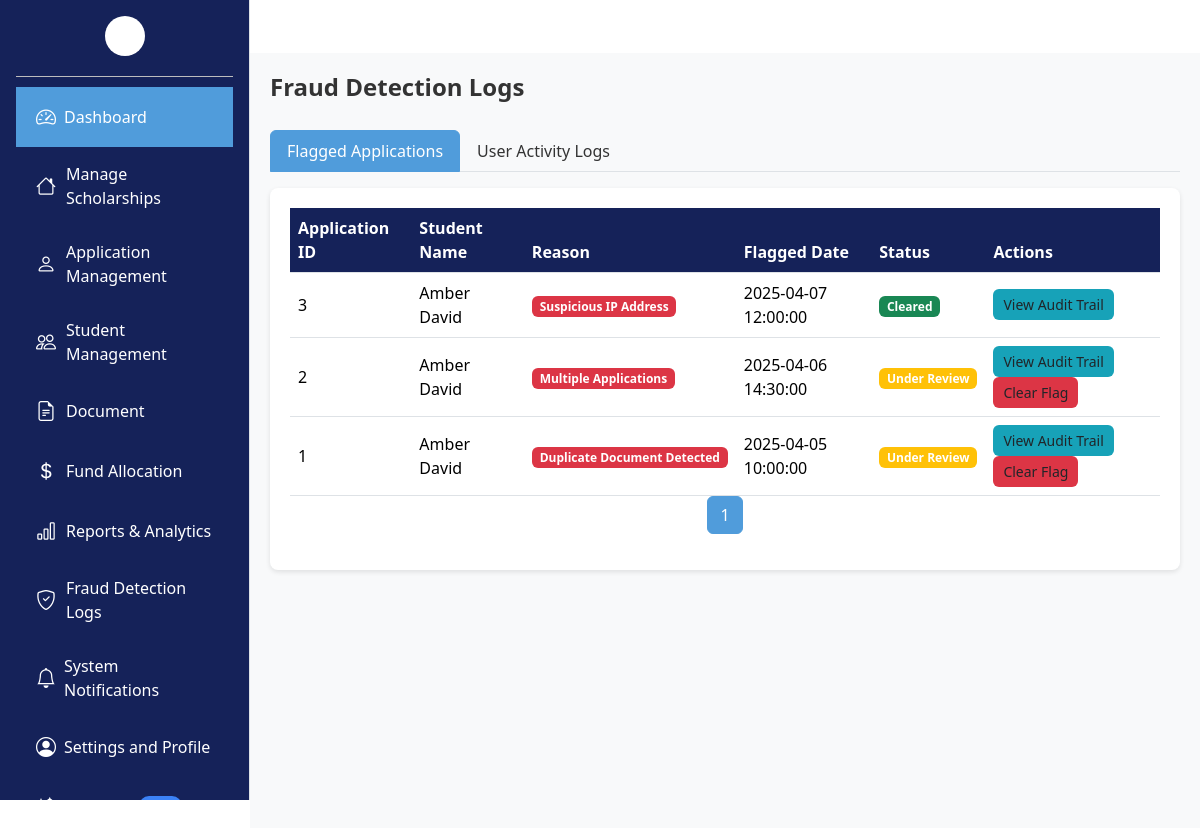
The app's page /Admin/detection.php with its own data.
### tables this page shows
CREATE TABLE FraudLogs (
    log_id INT PRIMARY KEY AUTO_INCREMENT,
    application_id INT DEFAULT NULL,
    user_id INT DEFAULT NULL,
    log_type ENUM('Flagged Application', 'User Activity') NOT NULL,
    reason VARCHAR(255) NOT NULL,
    details TEXT DEFAULT NULL,
    ip_address VARCHAR(45) DEFAULT NULL,
    flagged_date TIMESTAMP DEFAULT CURRENT_TIMESTAMP,
    status ENUM('Under Review', 'Cleared') DEFAULT 'Under Review',
    FOREIGN KEY (application_id) REFERENCES Applications(application_id) ON DELETE SET NULL,
    FOREIGN KEY (user_id) REFERENCES Users(user_id) ON DELETE SET NULL
);

CREATE TABLE Students (
    student_id INT PRIMARY KEY AUTO_INCREMENT,
    user_id INT NOT NULL,
    first_name VARCHAR(100) NOT NULL,
    last_name VARCHAR(100) NOT NULL,
    email VARCHAR(150) NOT NULL UNIQUE,
    phone VARCHAR(15),
    date_of_birth DATE,
    enrollment_date DATE NOT NULL,
    program VARCHAR(50) NOT NULL,
    gpa DECIMAL(3,2),
    status ENUM('Active', 'Graduated', 'Suspended', 'Withdrawn', 'Scholarship Awarded', 'Scholarship Revoked') DEFAULT 'Active',
    FOREIGN KEY (user_id) REFERENCES Users(user_id) ON DELETE CASCADE
);

### Admin/detection.php (the view, shortened to what this page needs)
<?php
include "../Database/db.php";
$page_flagged = isset($_GET['page_flagged']) ? max(1, intval($_GET['page_flagged'])) : 1;
$limit = 10;
$offset_flagged = ($page_flagged - 1) * $limit;
try {
    $sql = "SELECT COUNT(*) AS total FROM FraudLogs f WHERE f.log_type = 'Flagged Application'";
    $stmt = $conn->prepare($sql);
    $stmt->execute();
    $total_flagged = $stmt->get_result()->fetch_assoc()['total'];
    $total_pages_flagged = ceil($total_flagged / $limit);
    $sql = "SELECT f.log_id, f.application_id, s.first_name, s.last_name, f.reason, f.flagged_date, f.status
            FROM FraudLogs f
            LEFT JOIN Applications a ON f.application_id = a.application_id
            LEFT JOIN Students s ON a.student_id = s.student_id
            WHERE f.log_type = 'Flagged Application'
            ORDER BY f.flagged_date DESC
            LIMIT ? OFFSET ?";
    $stmt = $conn->prepare($sql);
    $stmt->bind_param("ii", $limit, $offset_flagged);
    $stmt->execute();
    $result = $stmt->get_result();
    $flagged_applications = [];
    while ($row = $result->fetch_assoc()) {
        $flagged_applications[] = $row;
    }
} catch (Exception $e) {
    $flagged_applications = [];
    $total_pages_flagged = 1;
    error_log("Error fetching flagged applications: " . $e->getMessage());
}
$page_activity = isset($_GET['page_activity']) ? max(1, intval($_GET['page_activity'])) : 1;
?>
<!DOCTYPE html>
<html lang="en">
<head>
    <link href="https://cdn.jsdelivr.net/npm/bootstrap@5.3.3/dist/css/bootstrap.min.css" rel="stylesheet" />
    <link href="https://cdn.jsdelivr.net/npm/bootstrap-icons@1.10.5/font/bootstrap-icons.css" rel="stylesheet" />
</head>
<body>
   <?php include 'sidebar.php'; ?>
    <div class="main-content">
        <div class="page-header">
            <h1>Fraud Detection Logs</h1>
        </div>
        <ul class="nav nav-tabs mb-3" id="logTabs" role="tablist">
            <li class="nav-item" role="presentation">
                <button class="nav-link active" id="flagged-tab" data-bs-toggle="tab" data-bs-target="#flagged" type="button" role="tab" aria-controls="flagged" aria-selected="true">Flagged Applications</button>
            </li>
            <li class="nav-item" role="presentation">
                <button class="nav-link" id="activity-tab" data-bs-toggle="tab" data-bs-target="#activity" type="button" role="tab" aria-controls="activity" aria-selected="false">User Activity Logs</button>
            </li>
        </ul>
        <div class="tab-content" id="logTabContent">
            <div class="tab-pane fade show active" id="flagged" role="tabpanel" aria-labelledby="flagged-tab">
                <div class="logs-table">
                    <table class="table table-hover">
                        <thead>
                            <tr>
                                <th>Application ID</th>
                                <th>Student Name</th>
                                <th>Reason</th>
                                <th>Flagged Date</th>
                                <th>Status</th>
                                <th>Actions</th>
                            </tr>
                        </thead>
                        <tbody id="flaggedApplications">
                            <?php foreach ($flagged_applications as $log): ?>
                                <tr data-id="<?php echo htmlspecialchars($log['log_id']); ?>">
                                    <td><?php echo htmlspecialchars($log['application_id'] ?? 'N/A'); ?></td>
                                    <td><?php echo htmlspecialchars(($log['first_name'] && $log['last_name']) ? $log['first_name'] . ' ' . $log['last_name'] : 'N/A'); ?></td>
                                    <td><span class="badge bg-danger"><?php echo htmlspecialchars($log['reason']); ?></span></td>
                                    <td><?php echo htmlspecialchars($log['flagged_date']); ?></td>
                                    <td><span class="badge bg-<?php echo $log['status'] == 'Under Review' ? 'warning' : 'success'; ?>"><?php echo htmlspecialchars($log['status']); ?></span></td>
                                    <td>
                                        <button class="btn btn-view" data-bs-toggle="modal" data-bs-target="#auditTrailModal" onclick="viewAuditTrail(<?php echo $log['log_id']; ?>)">View Audit Trail</button>
                                        <?php if ($log['status'] == 'Under Review'): ?>
                                            <button class="btn btn-clear" onclick="clearFlag(<?php echo $log['log_id']; ?>)">Clear Flag</button>
                                        <?php endif; ?>
                                    </td>
                                </tr>
                            <?php endforeach; ?>
                        </tbody>
                    </table>
                    <nav aria-label="Page navigation">
                        <ul class="pagination" id="paginationFlagged">
                            <?php for ($i = 1; $i <= $total_pages_flagged; $i++): ?>
                                <li class="page-item <?php echo $page_flagged == $i ? 'active' : ''; ?>">
                                    <a class="page-link" href="?page_flagged=<?php echo $i; ?>&page_activity=<?php echo $page_activity; ?>" onclick="changePage('flagged', <?php echo $i; ?>)"><?php echo $i; ?></a>
                                </li>
                            <?php endfor; ?>
                        </ul>
                    </nav>
                </div>
            </div>
        </div>
    </div>
</body>
</html>

### Admin/detection.php (style rules this page uses)
.main-content { background-color: #f8f9fa; min-height: 100vh; padding: 20px; }
.page-header { display: flex; justify-content: space-between; align-items: center; margin-bottom: 20px; }
.page-header h1 { font-size: 24px; font-weight: 600; color: #333; }
.nav-tabs .nav-link { color: #333; font-weight: 500; }
.nav-tabs .nav-link.active { background-color: #509CDB; color: #ffffff; border-color: #509CDB; }
.logs-table { background-color: #ffffff; border-radius: 8px; padding: 20px; box-shadow: 0 2px 5px rgba(0, 0, 0, 0.1); margin-bottom: 20px; }
.logs-table .table { margin-bottom: 0; }
.logs-table .table th { background-color: #152259; color: #ffffff; }
.logs-table .table td { vertical-align: middle; }
.logs-table .table .badge { font-size: 12px; }
.logs-table .btn-view { background-color: #17a2b8; border: none; font-size: 14px; padding: 5px 10px; margin-right: 5px; }
.logs-table .btn-clear { background-color: #dc3545; border: none; font-size: 14px; padding: 5px 10px; }
.pagination { justify-content: center; }
.pagination .page-link { color: #509CDB; }
.pagination .page-item.active .page-link { background-color: #509CDB; border-color: #509CDB; color: #ffffff; }

### Admin/sidebar.php (style rules this page uses)
.main-content { margin-left: 250px; padding: 20px; }

### records on screen
fraudlogs: application "3", students.first_name+last_name "Amber David", reason "Suspicious IP Address", flagged_date "2025-04-07 12:00:00", status "Cleared"
fraudlogs: application "2", students.first_name+last_name "Amber David", reason "Multiple Applications", flagged_date "2025-04-06 14:30:00", status "Under Review"
fraudlogs: application "1", students.first_name+last_name "Amber David", reason "Duplicate Document Detected", flagged_date "2025-04-05 10:00:00", status "Under Review"
